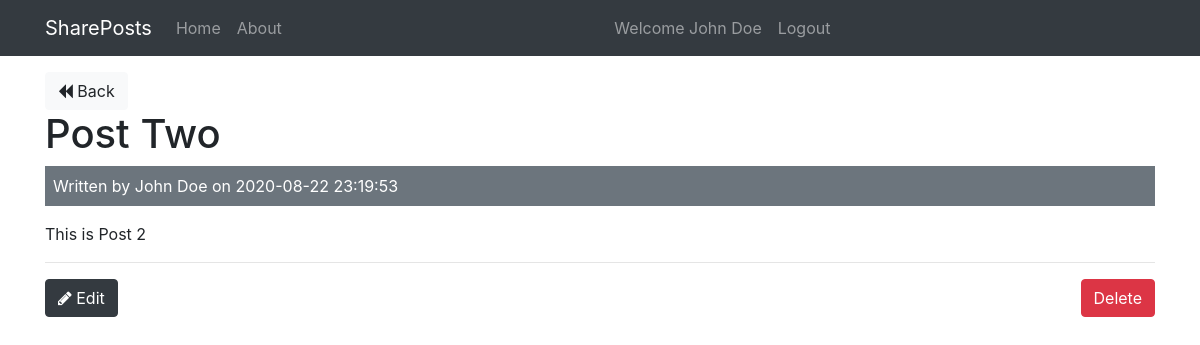
Page /posts/show/2 (signed in) on the committed database.
### tables this page shows
CREATE TABLE IF NOT EXISTS `posts` (
  `id` int(11) NOT NULL AUTO_INCREMENT,
  `user_id` int(11) NOT NULL,
  `title` varchar(255) NOT NULL,
  `body` text NOT NULL,
  `created_at` datetime NOT NULL DEFAULT CURRENT_TIMESTAMP,
  PRIMARY KEY (`id`)
);

CREATE TABLE IF NOT EXISTS `users` (
  `id` int(11) NOT NULL AUTO_INCREMENT,
  `name` varchar(255) NOT NULL,
  `email` varchar(255) NOT NULL,
  `password` varchar(255) NOT NULL,
  `created_at` datetime NOT NULL DEFAULT CURRENT_TIMESTAMP,
  PRIMARY KEY (`id`)
);

### app/controllers/Posts.php (called while the page is built, shortened)
<?php
class Posts extends Controller {
public function __construct(){
 $this->postModel = $this->model('Post');
 $this->userModel = $this->model('User');
}
public function show($id){
  $post = $this->postModel->getPostById($id);
  $user= $this->userModel->getUserById($post->user_id);
  $data=[
    'post' => $post,
    'user' => $user
  ];
    $this->view('posts/show',$data);
  }
}

### app/libraries/Core.php (called while the page is built, shortened)
<?php
class Core {
protected $currentMethod = 'index';
public function __construct(){
  $url = $this->getUrl();
  if(file_exists('../app/controllers/'.ucwords($url[0]).'.php')){
   unset($url[0]);
  }
$this->currentController = new $this->currentController;
   if(isset($url[1])){
       if(method_exists($this->currentController,$url[1])){
           $this->currentMethod = $url[1];
           unset($url[1]);
        }
   }
$this->params = $url ? array_values($url): [];
call_user_func_array([$this->currentController, $this->currentMethod],$this->params);
}
public function getUrl(){
if(isset($_GET['url'])){
    $url = rtrim($_GET['url'],'/');
    $url = filter_var($url,FILTER_SANITIZE_URL);
    $url = explode('/', $url);
    return $url;
}
}
}
?>

### public/index.php (called while the page is built, shortened)
<?php
$init = new Core;

### app/libraries/Database.php (called while the page is built, shortened)
<?php
class Database{
    private $host = DB_HOST;
    private $user= DB_USER;
    private $pass = DB_PASS;
    private $dbname = DB_NAME;
    private $dbh;
    private $stmt;
public function __construct (){
    $dsn = 'mysql:host='.$this->host.';dbname='.$this->dbname;
    $options = array(
        PDO::ATTR_PERSISTENT => true,
        PDO::ATTR_ERRMODE => PDO::ERRMODE_EXCEPTION
    );
try{
   $this->dbh = new PDO($dsn,$this->user, $this->pass,$options);
} catch (PDOException $e){
   $this->error = $e->getMessage();
   echo $this->error;
}
}
public function query($sql){
    $this->stmt = $this->dbh->prepare($sql);
}
public function bind($param,$value,$type=null){
    if (is_null($type)){
    switch(true){
     default:
        $type = PDO::PARAM_STR;
    }
    }
    $this->stmt->bindValue($param,$value,$type);
}
public function execute(){
    return $this->stmt->execute();
}
public function single(){
    $this->execute();
    return $this->stmt->fetch(PDO::FETCH_OBJ);
}
}

### app/models/Post.php (called while the page is built, shortened)
<?php
class POST {
    private $db;
public function __construct(){
    $this->db = new Database;
}
public function getPostById($id) {
$this->db->query('SELECT * FROM posts WHERE id =:id');
$this->db->bind(':id',$id);
$row= $this->db->single();
return $row;
}
}

### app/models/User.php (called while the page is built, shortened)
<?php
class User {
    private $db;
    public function __construct(){
       $this->db = new Database;
    }
public function getUserById($id){
    $this->db->query('SELECT * FROM users where id = :id');
    $this->db->bind(':id',$id);
    $row = $this->db->single();
        return $row;
}
}

### app/views/posts/show.php (the view)
<?php require APPROOT.'/views/inc/header.php'; ?>
<a href="<?php echo URLROOT; ?>/posts" class="btn btn-light"><i class="fa fa-backward"></i> Back</a>
<br>
<h1><?php echo $data['post']->title;  ?></h1>
<div class="bg-secondary text-white p-2 mb-3">
Written by <?php echo $data['user']->name; ?> on <?php echo $data['post']->created_at; ?>
</div>
<p> <?php echo $data['post']->body; ?></p>
<?php if($data['post']->user_id == $_SESSION['user_id']) : ?>
<hr>
<a href="<?php echo URLROOT ?>/posts/edit/<?php echo $data['post']->id;?>" class="btn btn-dark"><i class="fa fa-pencil"></i> Edit</a>
<form class="pull-right" action="<?php echo URLROOT; ?>/posts/delete/<?php echo $data['post']->id;?>" method="POST">
<input type="submit" value="Delete" class="btn btn-danger">
</form>
<?php endif;?>
<?php require APPROOT.'/views/inc/footer.php'; ?>

### rows in the picture
posts: title "Post Two", created_at "2020-08-22 23:19:53", body "This is Post 2"
users: name "John Doe"

### other values in the picture
SITENAME "SharePosts"
$_SESSION['user_name'] "John Doe"
